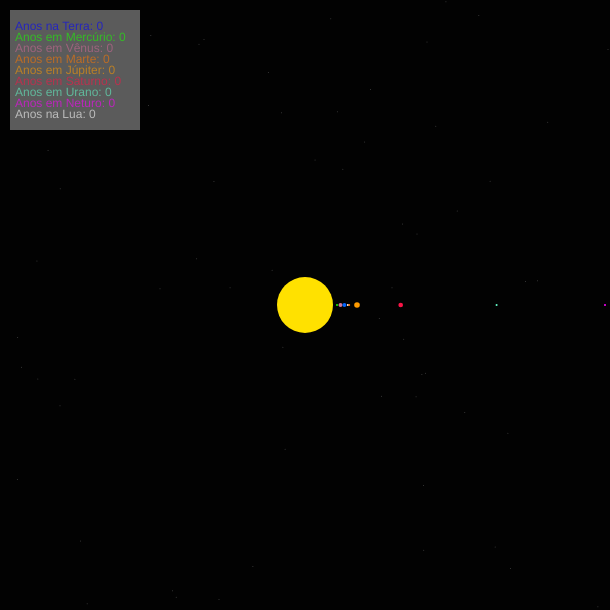
Frame 1 (no input)
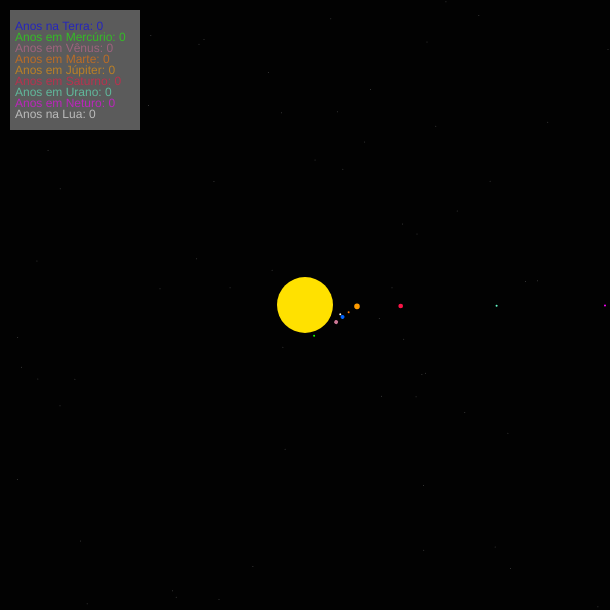
Frame 60 (no input)
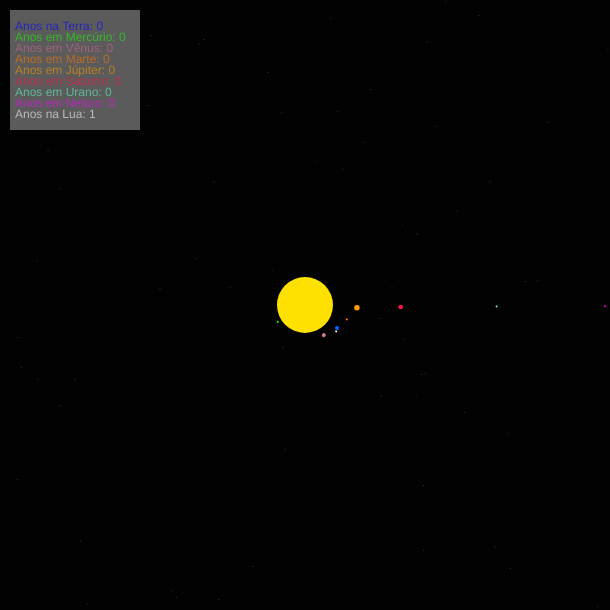
Frame 120 (the mouse pressed at the canvas centre since frame 60)

The p5.js sketch that drew these frames (run headless with seeded random() and noise() and a simulated clock; from frame 60 on, the mouse is pressed at the canvas centre):

// p5.js sketch
// ── sketch.js
//A Lua e alguns planetas (Mercúrio, Vênus, Terra e Marte) não estão em proporção devido ao tamanho do Canvas. As trajetórias foram aproximadas para trajetórias circulares.

var estrelas = [];
//planetas dispostos do menos distante do sol ao mais distante
var sol, mercurio, venus, terra, marte, jupiter, saturno, urano, netuno, lua;
var raioSol = 28; //raio do sol
var vTrans = 0.3; //velocidade de translação da Terra. As velocidades de translação dos outros planetas estão em função dessa variável.

function setup() {
  createCanvas(610, 610);
    for(var i = 0; i < 60; i++) {
      let x = random(-width/2, width/2);
      let y = random(-height/2, height/2);
      estrelas[i] = createVector(x, y);
  }
  angleMode(DEGREES);
  sol = new Planeta(0, 0, raioSol, 0);
  mercurio = new Planeta(4 + raioSol, 0, 1);
  venus = new Planeta(7.5 + raioSol, 0, 2);
  terra = new Planeta(11.4 + raioSol, 0, 2);
  marte = new Planeta(16.2 + raioSol, 0, 1);
  jupiter = new Planeta(52, 0, 0.1*raioSol);
  saturno = new Planeta(95.7, 0, 0.0837*raioSol);
  urano = new Planeta(191.6, 0, 0.0364*raioSol);
  netuno = new Planeta(300, 0, 0.0354*raioSol);
  lua = new Planeta(3.5, 0, 1);
  createP("Velocidade da animação:");
  slider = createSlider(0, 500, 30);
}

function draw() {
  vTrans = slider.value()*0.01;
  translate(width/2, height/2);
  background(2);
  sol.show(255, 225, 0);
    for(var i = 0; i < estrelas.length; i++) {
    fill(255, 65);
    ellipse(estrelas[i].x, estrelas[i].y, 1);
  }
  
  push();
  scale(1, 1);
  mercurio.rot(vTrans/0.241);
  mercurio.show(25, 255, 0);
  pop();
  
  push();
  venus.rot(vTrans/0.615);
  venus.show(205, 120, 150);
  pop();
  
  push();
  terra.rot(vTrans);
  terra.show(0, 100, 255);
  translate(terra.x, terra.y);
  lua.rot(vTrans*12);
  lua.show(255, 255, 255); //a lua precisou ser inserida aqui para girar em torno da Terra
  pop();
  
  push();
  marte.rot(vTrans/1.88);
  marte.show(255, 120, 0);
  pop();
  
  push();
  jupiter.rot(vTrans/11.9);
  jupiter.show(255, 155, 0);
  pop();
  
  push();
  saturno.rot(vTrans/29.5);
  saturno.show(250, 20, 70);
  pop();
  
  push();
  urano.rot(vTrans/84);
  urano.show(100, 250, 200);
  pop();
  
  push();
  netuno.rot(vTrans/165);
  netuno.show(255, 0, 255);
  pop();
  
  push();
  
  pop();
  
  //texto
  push();
  translate(-width/2, -height/2);
  fill(255, 90);
  rect(10, 10, 130, 120);
  textSize(12);
  fill(0, 0, 255, 150);
  text('Anos na Terra: ' + terra.cont(), 15, 30);
  fill(25, 255, 0, 150);
  text('Anos em Mercúrio: ' + mercurio.cont(), 15, 41);
  fill(205, 105, 150, 150);
  text('Anos em Vênus: ' + venus.cont(), 15, 52);
  fill(255, 120, 0, 150);
  text('Anos em Marte: ' + marte.cont(), 15, 63);
  fill(255, 155, 0, 150);
  text('Anos em Júpiter: ' + jupiter.cont(), 15, 74);
  fill(250, 20, 70, 150);
  text('Anos em Saturno: ' + saturno.cont(), 15, 85);
  fill(100, 250, 200, 150);
  text('Anos em Urano: ' + urano.cont(), 15, 96);
  fill(255, 0, 255, 150);
  text('Anos em Neturo: ' + netuno.cont(), 15, 107);
  fill(255, 150);
  text('Anos na Lua: ' + lua.cont(), 15, 118);
  pop();
}

class Planeta {
  constructor(x, y, r) {
    this.x = x;
    this.y = y;
    this.r = r;
    this.v = 0;
    this.angle = 0;
  }
  
  show(r, g, b) {
    noStroke();
    fill(r, g, b); //cor do planeta
    ellipse(this.x, this.y, 2*this.r);
  }
  
  //translação dos planetas
  rot(v) {
    this.v = v;
    rotate(this.angle);
    this.angle += this.v;
  }
  
  //contagem de anos em cada um dos planetas
  cont() {
    return floor(this.angle/360);
  }
}
